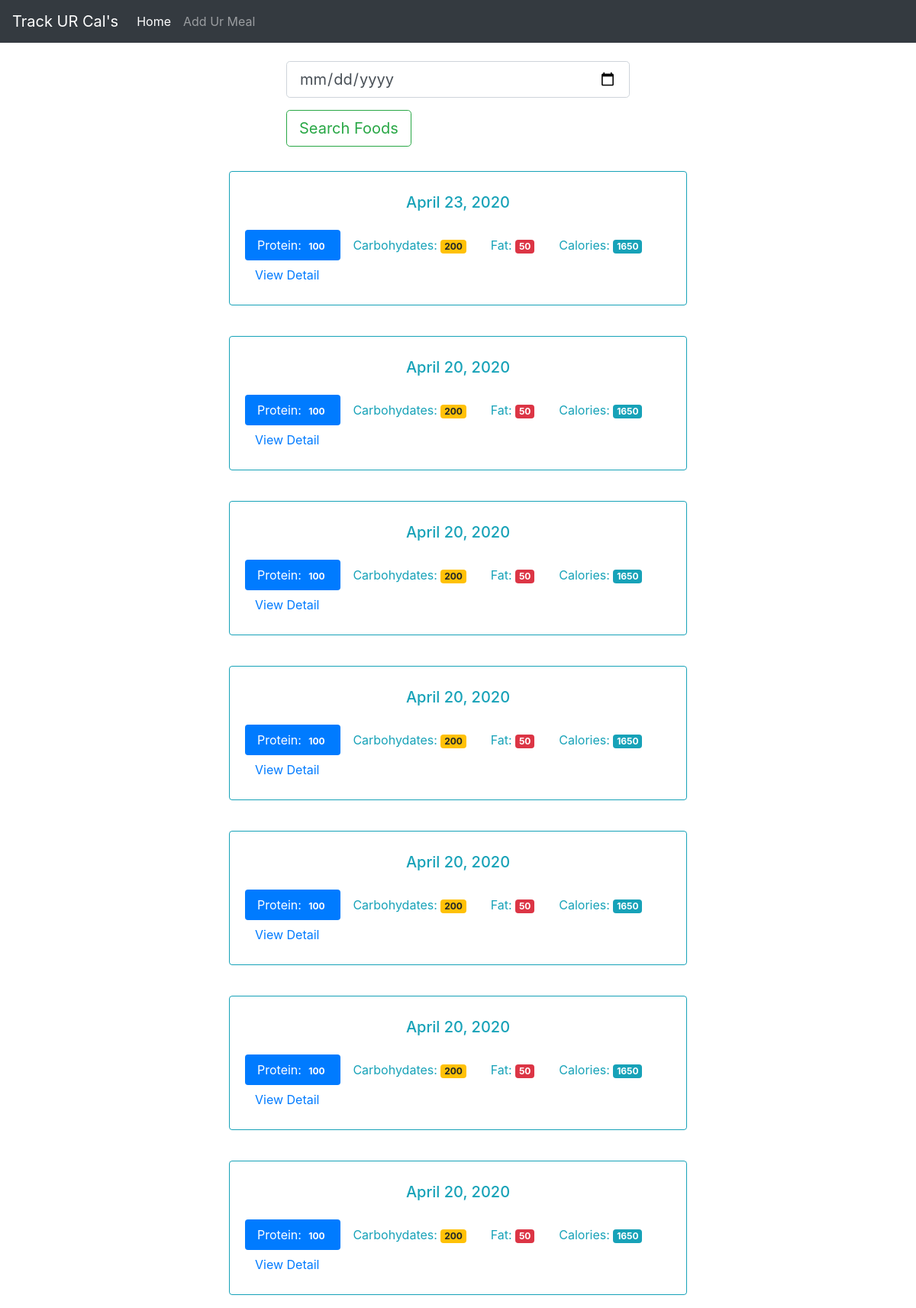
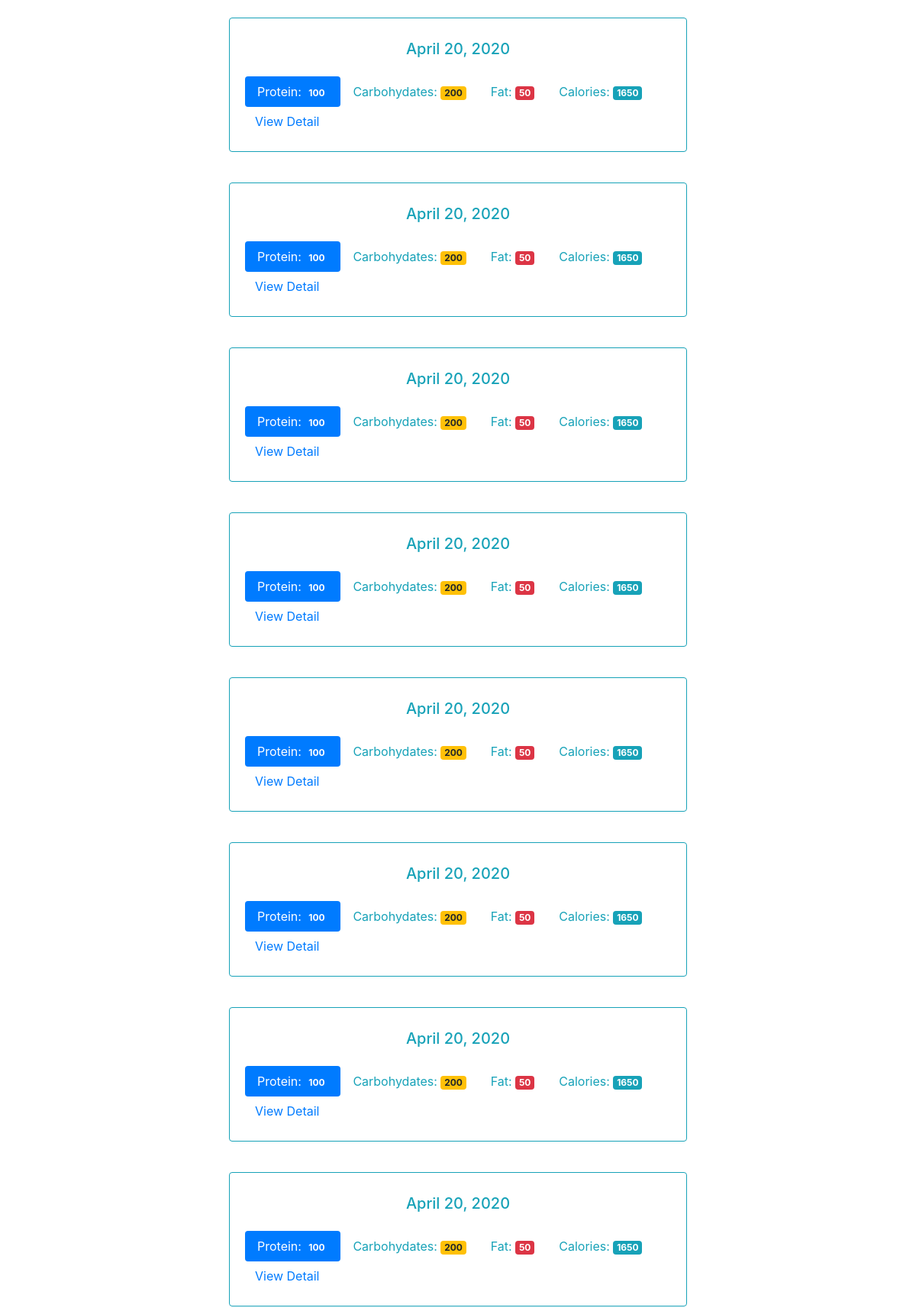
The page / (upper part) on the database its author committed (2 pictures, top to bottom).
### tables this page shows
CREATE TABLE log_date (
    id integer primary key autoincrement,
    entry_date date not null
);

### app.py (the view)
@app.route('/', methods=['GET', 'POST'])
def index():
    db = get_db()
    if request.method == 'POST':
        date = request.form['date'] # date format in YYYY-MM-DD
        dt = datetime.strptime(date, '%Y-%m-%d')
        database_date = datetime.strftime(dt, '%Y%m%d')
        db.execute('insert into log_date (entry_date) values (?)', [database_date])
        db.commit()
    cur = db.execute('select entry_date from log_date order by entry_date desc')
    results = cur.fetchall()
    date_results = []
    for i in results:
        single_date = {}
        single_date['entry_date'] = i['entry_date']
        d = datetime.strptime(str(i['entry_date']), '%Y%m%d')
        single_date['date_result'] = datetime.strftime(d, '%B %d, %Y')
        date_results.append(single_date)
    return render_template('home.html', title='Welcome', results=date_results)

### app.py (called while the page is built)
def connect_db():
    sql = sqlite3.connect('food_log.db')
    sql.row_factory = sqlite3.Row
    return sql

def get_db():
    if not hasattr(g, 'sqlite3_db'):
        g.sqlite_db = connect_db()
    return g.sqlite_db

### templates/home.html (shortened to what this page needs)
{% extends "base.html" %}
{% block content %}
<div class="container-fluid col-md-6" role="main">
  <div class="row">
      <form style="width: 75%; margin: 0 auto;" class=" mt-4 mb-2" method="POST" action="/">
        <div class="form-group">
          <input class="form-control form-control-lg" type="date" name="date" placeholder="Search foods by date">
        </div>
        <button type="submit" class="btn btn-outline-success btn-lg">Search Foods</button>
      </form>
      {% for r in results %}
    <div class="card border-info mt-4 mb-3" style="width: 100%; text-align: center;">
        <div class="card-body text-info">
          <h5 class="card-title mt-2 mb-4">{{ r.date_result }}</h5>
          <ul class="nav nav-pills" role="tablist">
            <li class="nav-item"><a class="nav-link active">Protein: <span class="badge">100</span></a></li>
            <li class="nav-item"><a class="nav-link">Carbohydates: <span class="badge badge-warning">200</span></a></li>
            <li class="nav-item" ><a class="nav-link">Fat: <span class="badge badge-danger">50</span></a></li>
            <li class="nav-item"><a class="nav-link">Calories: <span class="badge badge-info">1650</span></a></li>
            <li class="nav-item"><a href="{{ url_for('view', date=r.entry_date) }}" type="button" class="btn btn-link">View Detail</a></li>
          </ul>
        </div>
      </div>
      {% endfor %}
  </div>
</div>
{% endblock %}

### rows shown on the page
log_date: date_result "April 23, 2020"
log_date: date_result "April 20, 2020"
log_date: date_result "April 20, 2020"
log_date: date_result "April 20, 2020"
log_date: date_result "April 20, 2020"
log_date: date_result "April 20, 2020"
log_date: date_result "April 20, 2020"
log_date: date_result "April 20, 2020"
log_date: date_result "April 20, 2020"
log_date: date_result "April 20, 2020"
log_date: date_result "April 20, 2020"
log_date: date_result "April 20, 2020"
log_date: date_result "April 20, 2020"
log_date: date_result "April 20, 2020"
log_date: date_result "April 20, 2020"
